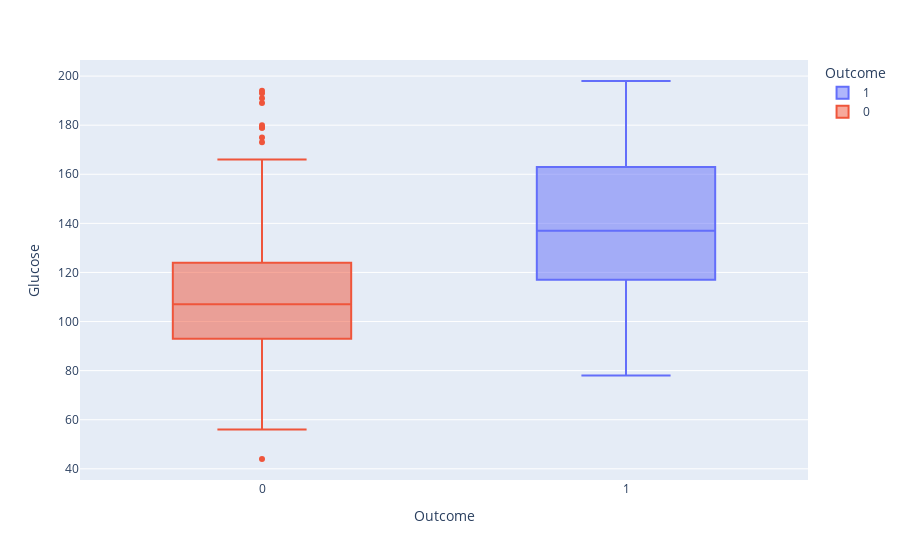

Write notebook code for a chart like this one.
### Code cell
fig = px.box(df,x="Outcome", y="Glucose",color="Outcome")
fig.show()

### Figure 1 — Plotly figure (JSON) as saved in the notebook; plotly's stock layout.template omitted (floating-point values rounded to 4 significant figures; data arrays with more than 128 entries replaced by an {"elided": "..."} marker saying what was removed)
{"data": [{"alignmentgroup": "True", "hovertemplate": "Outcome=%{x}<br>Glucose=%{y}<extra></extra>", "legendgroup": "1", "marker": {"color": "#636efa"}, "name": "1", "notched": false, "offsetgroup": "1", "orientation": "v", "showlegend": true, "type": "box", "x": {"elided": "231 int values"}, "x0": " ", "xaxis": "x", "y": {"elided": "231 float values"}, "y0": " ", "yaxis": "y"}, {"alignmentgroup": "True", "hovertemplate": "Outcome=%{x}<br>Glucose=%{y}<extra></extra>", "legendgroup": "0", "marker": {"color": "#EF553B"}, "name": "0", "notched": false, "offsetgroup": "0", "orientation": "v", "showlegend": true, "type": "box", "x": {"elided": "459 int values"}, "x0": " ", "xaxis": "x", "y": {"elided": "459 float values"}, "y0": " ", "yaxis": "y"}], "layout": {"boxmode": "overlay", "legend": {"title": {"text": "Outcome"}, "tracegroupgap": 0}, "margin": {"t": 60}, "xaxis": {"anchor": "y", "categoryarray": [1, 0], "categoryorder": "array", "domain": [0, 1], "title": {"text": "Outcome"}}, "yaxis": {"anchor": "x", "domain": [0, 1], "title": {"text": "Glucose"}}}}
